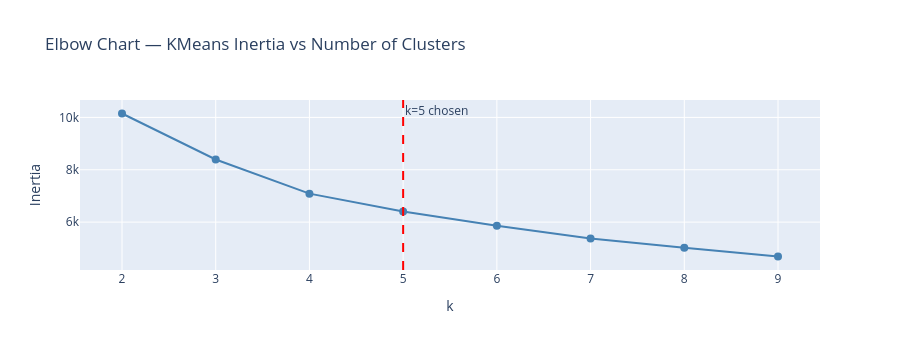

This figure's notebook cell:
### Markdown cell above
## 3. K-Means clustering

### Code cell
scaler = StandardScaler()
X = scaler.fit_transform(feat_df)

# Elbow chart to validate N_CLUSTERS
inertias = []
for k in range(2, 10):
    km = KMeans(n_clusters=k, random_state=42, n_init=10)
    km.fit(X)
    inertias.append(km.inertia_)

fig = go.Figure(go.Scatter(
    x=list(range(2, 10)), y=inertias,
    mode='lines+markers', line=dict(color='steelblue', width=2),
    marker=dict(size=8)
))
fig.add_vline(x=N_CLUSTERS, line_dash='dash', line_color='red',
              annotation_text=f'k={N_CLUSTERS} chosen', annotation_position='top right')
fig.update_layout(title='Elbow Chart — KMeans Inertia vs Number of Clusters',
                  height=350, xaxis_title='k', yaxis_title='Inertia')
fig.show()

# Fit final model
km = KMeans(n_clusters=N_CLUSTERS, random_state=42, n_init=10)
feat_df['cluster'] = km.fit_predict(X)
print(f'Cluster sizes:\n{feat_df["cluster"].value_counts().sort_index()}')

### Figure 1 — Plotly figure (JSON) as saved in the notebook; plotly's stock layout.template omitted (floating-point values rounded to 4 significant figures)
{"data": [{"line": {"color": "steelblue", "width": 2}, "marker": {"size": 8}, "mode": "lines+markers", "type": "scatter", "x": [2, 3, 4, 5, 6, 7, 8, 9], "y": [10150.0, 8393.0, 7088.0, 6404.0, 5858.0, 5371.0, 5020.0, 4687.0]}], "layout": {"annotations": [{"showarrow": false, "text": "k=5 chosen", "x": 5, "xanchor": "left", "xref": "x", "y": 1, "yanchor": "top", "yref": "y domain"}], "height": 350, "shapes": [{"line": {"color": "red", "dash": "dash"}, "type": "line", "x0": 5, "x1": 5, "xref": "x", "y0": 0, "y1": 1, "yref": "y domain"}], "title": {"text": "Elbow Chart — KMeans Inertia vs Number of Clusters"}, "xaxis": {"title": {"text": "k"}}, "yaxis": {"title": {"text": "Inertia"}}}}
